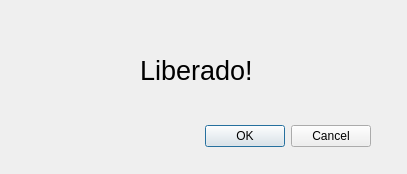
<?xml version="1.0" encoding="UTF-8"?>
<ui version="4.0">
 <class>Dialog</class>
 <widget class="QDialog" name="Dialog">
  <property name="geometry">
   <rect>
    <x>0</x>
    <y>0</y>
    <width>407</width>
    <height>174</height>
   </rect>
  </property>
  <property name="windowTitle">
   <string>Dialog</string>
  </property>
  <widget class="QDialogButtonBox" name="buttonBox">
   <property name="geometry">
    <rect>
     <x>30</x>
     <y>120</y>
     <width>341</width>
     <height>32</height>
    </rect>
   </property>
   <property name="orientation">
    <enum>Qt::Horizontal</enum>
   </property>
   <property name="standardButtons">
    <set>QDialogButtonBox::Cancel|QDialogButtonBox::Ok</set>
   </property>
  </widget>
  <widget class="QLabel" name="label">
   <property name="geometry">
    <rect>
     <x>140</x>
     <y>50</y>
     <width>191</width>
     <height>41</height>
    </rect>
   </property>
   <property name="font">
    <font>
     <pointsize>20</pointsize>
    </font>
   </property>
   <property name="text">
    <string>Liberado!</string>
   </property>
  </widget>
 </widget>
 <resources/>
 <connections>
  <connection>
   <sender>buttonBox</sender>
   <signal>accepted()</signal>
   <receiver>Dialog</receiver>
   <slot>accept()</slot>
   <hints>
    <hint type="sourcelabel">
     <x>248</x>
     <y>254</y>
    </hint>
    <hint type="destinationlabel">
     <x>157</x>
     <y>274</y>
    </hint>
   </hints>
  </connection>
  <connection>
   <sender>buttonBox</sender>
   <signal>rejected()</signal>
   <receiver>Dialog</receiver>
   <slot>reject()</slot>
   <hints>
    <hint type="sourcelabel">
     <x>316</x>
     <y>260</y>
    </hint>
    <hint type="destinationlabel">
     <x>286</x>
     <y>274</y>
    </hint>
   </hints>
  </connection>
 </connections>
</ui>
